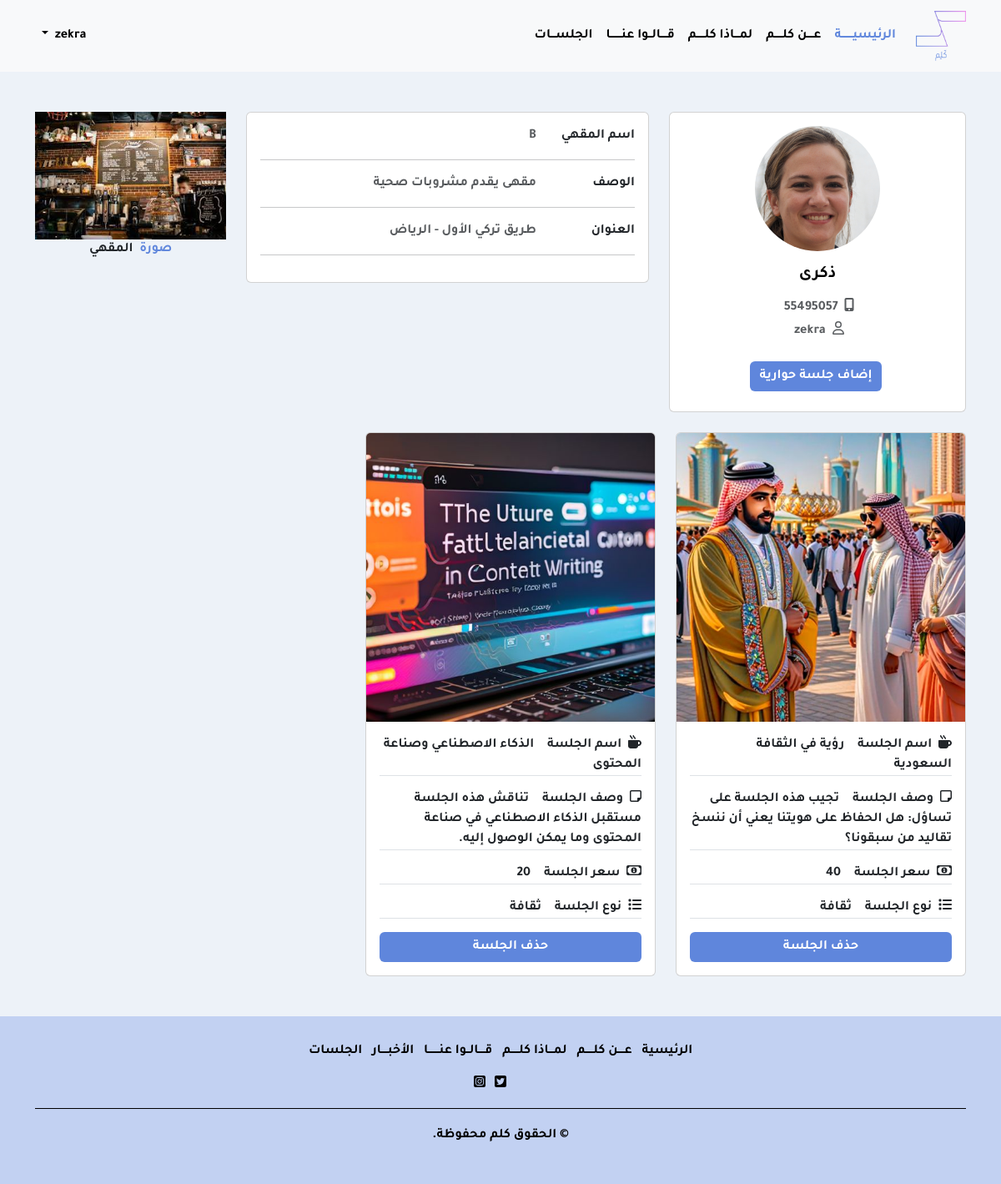
The page /coffee/ (signed in) on the database as committed earlier.
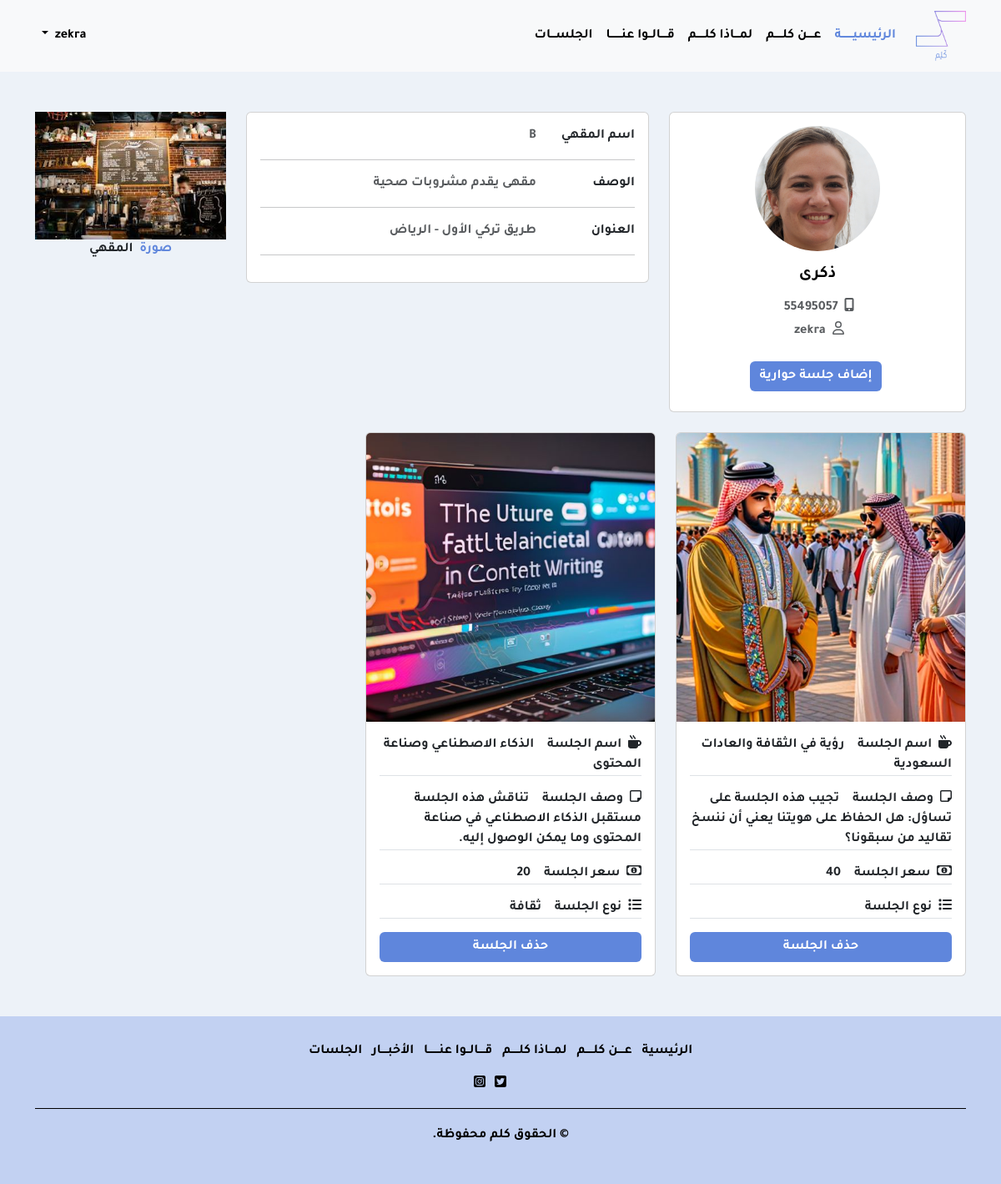
The same page on the database as committed later.
### kalam/models.py (models this page shows, shortened)
class CustomUser(AbstractUser):
    USER_CHOICES = (
    ("ADMIN", "1"),
    ("user", "2"),
    ("coffee", "3")
)
    userType = models.CharField(max_length=9,choices=USER_CHOICES)
    username = models.CharField(max_length = 50, blank = True, null = True, unique = True)
    Full_name = models.CharField(max_length = 200)
    phone_no = models.CharField(max_length = 10)
    Photo = models.ImageField(upload_to='profile/', blank=True)

class Coffee(models.Model):
    name = models.CharField(max_length = 50)
    description = models.TextField()
    img = models.ImageField(upload_to='coffee/')
    address = models.CharField(max_length = 50)
    user = models.ForeignKey(CustomUser,on_delete=models.CASCADE)

class CoffeeSesion(models.Model):
  SESSIN_CHOICES = (
    ("sport", "1"),
    ("culture", "2"),
    ("policy", "3")
  )
  name = models.CharField(max_length = 50)
  description = models.TextField()
  type = models.CharField(max_length=9,choices=SESSIN_CHOICES)
  datetime = models.DateTimeField(auto_now_add=True)
  img = models.ImageField(upload_to='coffee/')
  price= models.IntegerField()
  user = models.ForeignKey(CustomUser,on_delete=models.CASCADE)

### kalam/views.py (the view)
# urls.py: path('coffee/', views.CoffeeOwner, name='coffee') ,
def CoffeeOwner(request):
    current_user = request.user
    if current_user is not None:
        current_userId = current_user.id
        photo =current_user.Photo
        username=current_user.username
        phone_no=current_user.phone_no
        Full_name = current_user.Full_name
        Coffeefetch = Coffee.objects.filter(user=current_user)
        for coffee in Coffeefetch:
            coffeeName= coffee.name
            coffeeDes= coffee.description
            coffeeaddresss= coffee.address
            coffeeimg= coffee.img
        Coffeesesionfetch = CoffeeSesion.objects.filter(user=current_user)
        print("username",username,phone_no,coffeeName)
    context={
        "userphoto":photo,
        "userusername":username,
        "userfullName":Full_name,
        "userphone_no":phone_no,
        "coffeeName":coffeeName,
        "coffeeDes":coffeeDes,
        "coffeeaddresss":coffeeaddresss,
        "coffeeimg":coffeeimg,
        "Coffeesession":Coffeesesionfetch
    }
    return render (request, 'user/CoffeeOwner.html',context)

### templates/user/CoffeeOwner.html (shortened to what this page needs)
{% extends 'base.html' %}
{% load static %}
{% block body %}
<section class="bgcolor">
    <div class="container py-5">
      <div class="row">
        <div class="col-lg-4">
          <div class="card mb-4">
            <div class="card-body text-center">
              <img src="{{userphoto}}" alt="avatar"
                class="rounded-circle img-fluid" style="width: 150px;">
              <h5 class="my-3">{{userfullName}}</h5>
              <p class="text-muted mb-1">
                <i class="fas fa-mobile-alt"></i>
                <span class="px-1">{{userphone_no}}</span>
            </p>
              <p class="text-muted mb-4"><i class="far fa-user"></i>
                <span class="px-1">{{userusername}}</span>
            </p>
              <div class="d-flex justify-content-center mb-2">
                <button type="button" class="btn bgcolor register ms-1" data-bs-toggle="modal" data-bs-target="#exampleModal">إضاف جلسة حوارية</button>
              </div>
            </div>
          </div>
        </div>
        <div class="col-lg-8">
            <div class="row">
                <div class="col-lg-8">
                    <div class="card mb-4">
                        <div class="card-body">
                          <div class="row">
                            <div class="col-sm-3">
                              <p class="mb-0">اسم المقهي</p>
                            </div>
                            <div class="col-sm-9">
                              <p class="text-muted mb-0">{{coffeeName}}</p>
                            </div>
                          </div>
                          <hr>
                          <div class="row">
                            <div class="col-sm-3">
                              <p class="mb-0">الوصف</p>
                            </div>
                            <div class="col-sm-9">
                              <p class="text-muted mb-0">{{coffeeDes}}</p>
                            </div>
                          </div>
                          <hr>
                          <div class="row">
                            <div class="col-sm-3">
                              <p class="mb-0">العنوان</p>
                            </div>
                            <div class="col-sm-9">
                              <p class="text-muted mb-0">{{coffeeaddresss}}</p>
                            </div>
                          </div>
                          <hr>
                        </div>
                      </div>
                </div>
                <div class="col-lg-4">
                    <div class="coffeeimage text-center">
                        <img src="{{coffeeimg}}" alt="coffeeimg" class="img-fluid ">
                        <p class="mb-4"><span class="color font-italic me-2">صورة</span>المقهي
                        </p>
                    </div>
                </div>
            </div>
        </div>
        <div class="row">
          {%for session in Coffeesession %}
          <div class="col-md-4">
            <div class="card">
              <img src="{{session.img}}" class="card-img-top img-fluid" alt="coffee">
              <div class="card-body">
                <p class="card-text border-bottom">
                  <span><i class="fas fa-mug-hot"></i></span>
                  <span class="px-1">
                      اسم الجلسة
                  </span>
                  <span class="px-2"> {{session.name}}</span>
                </p>
                <p class="card-text border-bottom">
                  <span><i class="far fa-sticky-note"></i></span>
                  <span class="px-1">وصف الجلسة</span>
                  <span class="px-2"> {{session.description}}</span>
              </p>
              <p class="card-text border-bottom">
                <span><i class="far fa-money-bill-alt"></i></span>
                <span class="px-1">سعر الجلسة</span>
                <span class="px-2"> {{session.price}}</span>
            </p>
              <p class="card-text border-bottom">
                  <span><i class="fas fa-list"></i></span>
                  <span class="px-1">نوع الجلسة</span>
                  {%if session.type == "2" %}
                  <span class="px-2"> ثقافة</span>
                  {%endif %}
              </p>
                <a href="{%url 'deletesession' session.id %}" class="btn bgcolor register w-100  d-block ">حذف الجلسة</a>
              </div>
            </div>
          </div>
          {% endfor %}
        </div>
      </div>
    </div>
  </section>
{% endblock %}

### templates/base.html (shortened to what this page needs)
{% load static %}
<!DOCTYPE html>
<html lang="en" dir="rtl">
<head>
  <link href="{% static 'css/bootstrap.rtl.min.css'%}" rel="stylesheet">
  <link href="{% static 'css/all.min.css'%}" rel="stylesheet">
  <link href="{% static 'css/animate.min.css'%}" rel="stylesheet">
  <link href="{% static 'css/style.css'%}" rel="stylesheet">
  <link href="{% static 'css/styletheme.css'%}" rel="stylesheet">
  <link href="{% static 'css/swiper-bundle.min.css'%}" rel="stylesheet">
</head>
<body>
    {% include 'navbar/navbar.html'%}
    {%block body%}
    {% endblock %}
    {% include 'footer/footer.html'%}
  </body>
  </html>

### templates/navbar/navbar.html (shortened to what this page needs)
{% load static %}
<nav class="navbar navbar-expand-lg bg-body-tertiary">
  <div class="container">
    <a class="navbar-brand" href="#">
      <img src="{% static 'img/logo.png'%}" alt="Bootstrap" width="60" height="60">
    </a>
    <div class="collapse navbar-collapse" id="navbarSupportedContent">
      <ul class="navbar-nav me-auto mb-2 mb-lg-0">
        <li class="nav-item">
          <a class="nav-link active" aria-current="page" href="{% url 'home' %}">الرئيسيـــــــة</a>
        </li>
        <li class="nav-item">
          <a class="nav-link" aria-current="page" href="#about">عــــن كلـــــم</a>
        </li>
        <li class="nav-item">
          <a class="nav-link" aria-current="page" href="#why">لمـــاذا كلـــــم</a>
        </li>
        <li class="nav-item">
          <a class="nav-link" aria-current="page" href="#say">قــــالــوا عنـــــــا</a>
        </li>
        <li class="nav-item">
          <a class="nav-link" href="{% url 'sessions' %}">الجلســـات</a>
        </li>
      </ul>
      <ul class="d-flex navbar-nav mb-2 mb-lg-0">
                {% if user.is_authenticated %}
        <li class="nav-item dropdown">
          <a class="nav-link dropdown-toggle" href="#" id="navbarDropdown" role="button" data-bs-toggle="dropdown" aria-haspopup="true" aria-expanded="false">
          </a>
        </li>
      {% else %}
      <li class="nav-item button-32">
        <a class="nav-link"  href="{%url 'login'%}">دخول</a>
      </li>
      {% endif %}
      </ul>
    </div>
  </div>
</nav>

### templates/footer/footer.html (shortened to what this page needs)
<footer class="footer">
  <div class="container">
    <div class="row">
      <div class="col-md-12">
        <nav class="nav-footer">
          <ul class="list-inline">
            <li class="list-inline-item">
              <a href="{% url 'home' %}">الرئيسية</a>
            </li>
            <li class="list-inline-item">
              <a  href="#about">عــــن كلـــــم</a>
            </li>
            <li class="list-inline-item">
              <a href="#why">لمـــاذا كلـــــم</a>
            </li>
            <li class="list-inline-item">
              <a  href="#say">قــــالــوا عنـــــــا</a>
            </li>
            <li class="list-inline-item">
              <a  type="button"  data-bs-toggle="modal" data-bs-target="#exampleModal">الأخبــــار</a>
            </li>
            <li class="list-inline-item">
              <a href="{% url 'sessions' %}">الجلسات</a>
            </li>
          </ul>
        </nav>
        <div class="socials-a">
          <ul class="list-inline">
            <li class="list-inline-item">
              <a href="https://twitter.com/kalem_ll/status/1718733870248403094?s=46">
                <i class="fab fa-twitter-square"></i>
              </a>
            </li>
            <li class="list-inline-item">
              <a href="#">
                <i class="fab fa-instagram-square"></i>
              </a>
            </li>
          </ul>
        </div>
        <div class="copyright-footer">
          <p class="copyright color-text-a">
            &copy; الحقوق
            <span class="">كلم</span> محفوظة.
          </p>
        </div>
      </div>
    </div>
  </div>
</footer>

### static/css/style.css (style rules this page uses)
body { font-family:"TajawalBold"; }
.color { color: #5f86dc; }
.bgcolor { background-color: #EDF2F8; }
.register { color: #fff;border: none;background-color: #5f86dc; }
section { scroll-margin-top: 90px; }
.navbar-nav .nav-link.active, .navbar-nav .nav-link.show,.nav-link:focus, .nav-link:hover { color: #5f86dc; }
.footer,.bgtst { background-color: #5f86dc61; color: #000; }
.socials-a a,.list-inline-item a { color: #000 ; }
.nav-link { color: #000; }

### static/css/styletheme.css (style rules this page uses)
h1, h2, h3, h4, h5, h6 { color: #000000; }
a { color: #5f86dc; text-decoration: none; transition: all 0.5s ease; }
.color-text-a { text-decoration: none; }
.socials-a { text-decoration: none; }
.socials-a .list-inline-item:not(:last-child) { margin-right: 25px; }
.btn { transition: 0.5s ease; }
footer { background: #f3f3f3; text-align: center; padding: 30px 0; }
footer .copyright-footer { border-top: 1px solid #000; padding-top: 20px; }

Rows that differ between the two databases and show on the page:
changed CoffeeSesion "تجيب هذه الجلسة على تساؤل: هل الحفاظ على هويتنا يعني أن ننسخ تقاليد من سبقونا؟": name "رؤية في الثقافة السعودية" → "رؤية في الثقافة والعادات السعودية"; no longer shows "ثقافة"
